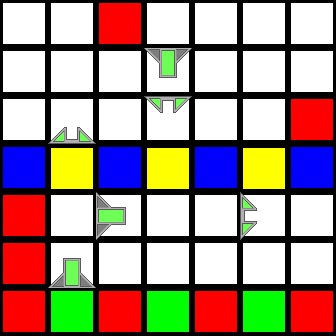

A 2D game scene composited from a Tiled map and its tileset images. What follows is a short description and the map's XML, with every tile layer's data as written:
An orthogonal 7x7 tile map with 48x48 px tiles, 2 tile layers (Colors, Tiles).

<map version="1.0" orientation="orthogonal" renderorder="right-down" width="7" height="7" tilewidth="48" tileheight="48">
 <properties>
  <property name="AvailableTiles" value="1, 12, 1, 2, 15" />
 </properties>
 <tileset firstgid="1" source="tiles.tsx" />
 <layer name="Colors" width="7" height="7">
  <data encoding="csv">
47,47,41,47,47,47,47,
47,47,47,47,47,47,47,
47,47,47,47,47,47,41,
43,44,43,44,43,44,43,
41,47,47,47,47,47,47,
41,47,47,47,47,47,47,
41,42,41,42,41,42,41
</data>
 </layer>
 <layer name="Tiles" width="7" height="7">
  <data encoding="csv">
1,1,1,1,1,1,1,
1,1,1,7,1,1,1,
1,9,1,11,1,1,1,
1,1,1,1,1,1,1,
1,1,6,1,1,10,1,
1,5,1,1,1,1,1,
1,1,1,1,1,1,1
</data>
 </layer>
</map>
